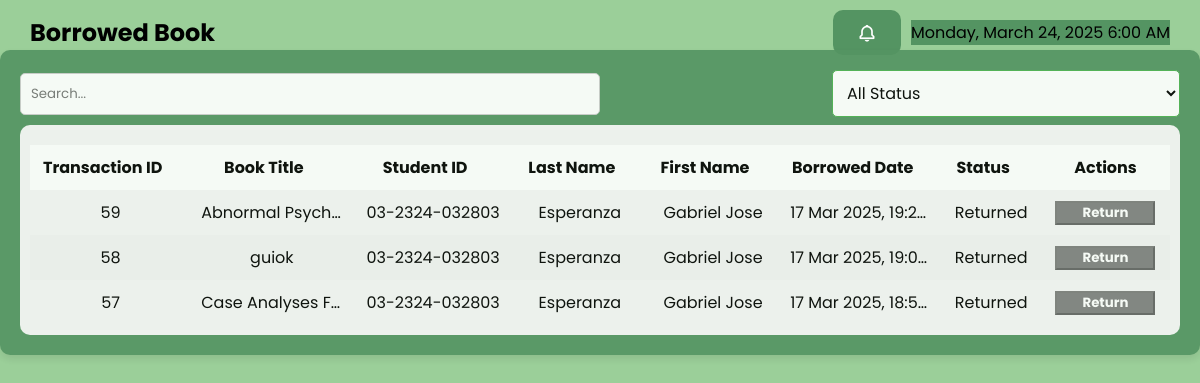
Before: /borrowedbook.php with the older database file.
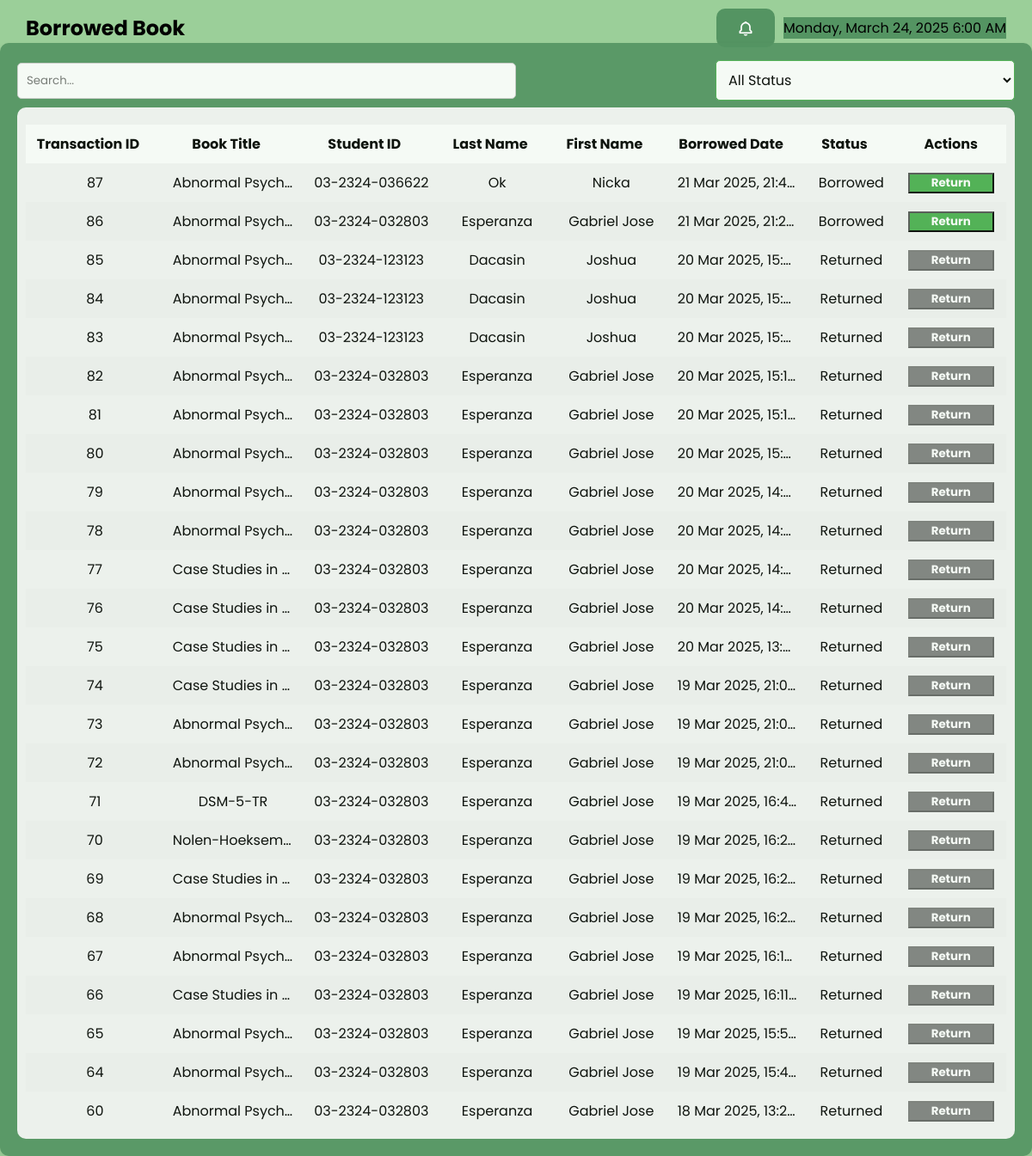
After: the same page with the newer database file.
### tables this page shows
CREATE TABLE `borrow` (
  `transaction_id` int(11) NOT NULL,
  `student_id` varchar(255) NOT NULL,
  `book_code` varchar(255) NOT NULL,
  `title` varchar(255) NOT NULL,
  `borrowed_date` varchar(255) NOT NULL,
  `due_date` varchar(255) NOT NULL,
  `status` varchar(255) NOT NULL,
  `server_time` varchar(255) NOT NULL DEFAULT current_timestamp()
);

CREATE TABLE `user` (
  `user_id` int(11) NOT NULL COMMENT 'Unique ID for each user.',
  `student_id` varchar(255) NOT NULL COMMENT 'Student ID "03-2324-xxxxxx"',
  `first_name` varchar(255) NOT NULL,
  `last_name` varchar(255) NOT NULL,
  `password` varchar(255) NOT NULL,
  `program` varchar(255) NOT NULL,
  `phinmaed_email` varchar(255) NOT NULL COMMENT 'PHINMA EMAIL',
  `year_level` varchar(255) NOT NULL,
  `department` varchar(100) NOT NULL COMMENT 'Course',
  `created_at` timestamp NOT NULL DEFAULT current_timestamp() ON UPDATE current_timestamp() COMMENT 'Registration date',
  `contact_number` bigint(15) NOT NULL COMMENT 'contact number',
  `status` tinyint(1) NOT NULL DEFAULT 1
);

### borrowedbook.php (the view, shortened to what this page needs)
<?php include 'db_config.php'; ?>
<!DOCTYPE html>
<html lang="en">
<head>
    <link rel="stylesheet" href="borrowedbook.css">
    <link rel="stylesheet" href="global.css">
    <link href='https://unpkg.com/boxicons@2.1.1/css/boxicons.min.css' rel='stylesheet'>
</head>
<body>
<nav class="header">
    <h1>Borrowed Book</h1>
    <div class="header-actions">
        <button id="notificationButton" class="notification-btn">
            <i class='bx bx-bell'></i>
        </button>
        <div class="header-right">
            <?php echo date('l, F j, Y g:i A'); ?>
        </div>
    </div>
</nav>
<div class="container3">
    <div class="search-sort">
        <input type="text" id="search3" placeholder="Search...">
        <select id="statusFilter" class="filter-attendance">
            <option value="">All Status</option>
        </select>
    </div>
    <div class="table-container4">
        <table>
            <thead>
                <tr>
                    <th data-column1="transaction_id" data-order="asc">Transaction ID<i class='bx bx-sort sort-icon'></i></th>
                    <th data-column1="title" data-order="asc">Book Title<i class='bx bx-sort sort-icon'></i></th>
                    <th data-column1="student_id" data-order="asc">Student ID<i class='bx bx-sort sort-icon'></i></th>
                    <th data-column1="last_name" data-order="asc">Last Name<i class='bx bx-sort sort-icon'></i></th>
                    <th data-column1="first_name" data-order="asc">First Name<i class='bx bx-sort sort-icon'></i></th>
                    <th data-column1="borrowed_date" data-order="asc">Borrowed Date<i class='bx bx-sort sort-icon'></i></th>
                    <th data-column1="status" data-order="asc">Status<i class='bx bx-sort sort-icon'></i></th>
                    <th>Actions</th>
                </tr>
            </thead>
            <tbody id="borrowedBookTableBody">
                <?php
                $query = "SELECT borrow.transaction_id, borrow.title, user.student_id, user.last_name, user.first_name,
                                 borrow.borrowed_date, borrow.status
                          FROM borrow
                          INNER JOIN user ON borrow.student_id = user.student_id
                          ORDER BY borrow.borrowed_date DESC";
                $result = $conn->query($query);
                if ($result->num_rows > 0) {
                    while ($row = $result->fetch_assoc()) {
                        $disabled = ($row['status'] === 'Returned') ? 'disabled' : '';
                        echo "<tr>
                                <td>{$row['transaction_id']}</td>
                                <td>{$row['title']}</td>
                                <td>{$row['student_id']}</td>
                                <td>{$row['last_name']}</td>
                                <td>{$row['first_name']}</td>
                                <td>{$row['borrowed_date']}</td>
                                <td>{$row['status']}</td>
                                <td>
                                <div class='actions_button'>
                                    <button class='return-btn' data-transaction-id='{$row['transaction_id']}' {$disabled}>Return</button>
                                </div>
                                </td>
                              </tr>";
                    }
                } else {
                    echo "<tr><td colspan='8'>No Borrowed Books Found.</td></tr>";
                }
                ?>
            </tbody>
        </table>
    </div>
</div>
</body>
</html>

### borrowedbook.css (style rules this page uses)
.table-container4 { width: 100%; height: 93%; overflow-y: auto; border-radius: 10px; padding: 10px; margin-top: 8px; }
.return-btn { background-color: var(--success-color); width: 100px; color: white; font-weight: bold; }
button:disabled { background-color: grey; cursor: not-allowed; }

### global.css (style rules this page uses)
* { margin: 0; padding: 0; box-sizing: border-box; font-family: 'Poppins', sans-serif; }
:root { --body-color: #f5f5f5; --sidebar-color: linear-gradient(180deg, #1E5128, #000000); --primary-color: #549462; --primary-color-light: #f5f5f5; --toggle-color: #9cb69b; --text-color: #9b9b9b; --table-text-color: #000000; --success-color: #4CAF50; --hover-success-color: #388E3C; --danger-color: #D32F2F; --danger-hover-color: #B71C1C; --edit-button-color: #07c900; --tran-02: all 0.2s ease; --tran-05: all 0.5s ease; --font-size-base: 1rem; --spacing-base: 1rem; }
body { background-color: #9BCF99; transition: var(--tran-05); overflow-x: hidden; font-size: var(--font-size-base); }
.filter-attendance { display: flex; align-items: center; background-color: white; border: 1px solid #4CAF50; padding: calc(var(--spacing-base) * 0.625); cursor: pointer; border-radius: 0.3125rem; font-size: calc(var(--font-size-base) * 1); gap: calc(var(--spacing-base) * 0.3125); width: 30%; }
table { width: 100%; border-collapse: collapse; margin-top: calc(var(--spacing-base) * 0.625); }
thead { background-color: #ffffff; position: sticky; top: 0; z-index: 1; }
thead th, tbody td { padding: calc(var(--spacing-base) * 0.625); text-align: center; max-width: 150px; overflow: hidden; text-overflow: ellipsis; white-space: nowrap; }
thead th { cursor: pointer; }
body.dark thead th, tbody td { color: var(--table-text-color); }
tbody tr:nth-child(even) { background-color: #f2f2f2; }
.search-sort { display: flex; align-items: center; justify-content: space-between; border-radius: 0.625rem; }
.search-sort input { width: 50%; padding: calc(var(--spacing-base) * 0.625); border: 1px solid #ccc; border-radius: 0.3125rem; margin-right: calc(var(--spacing-base) * 1.25); display: flex; }
.container, .container2, .container3, .container4,.container5 { width: 100%; height: 95%; margin-top: 50px; padding: calc(var(--spacing-base) * 1.25); background-color: var(--primary-color); border-radius: 0.625rem; box-shadow: 0 4px 8px rgba(0, 0, 0, 0.1); opacity: 0.9; transition: var(--tran-05) ease; }
body.dark .container, .container2, .container3, .container4,.container5 { background: var(--primary-color); }
body.dark .table-container5,.table-container,.table-container1,.table-container3,.table-container4,.table-container2 { background: var(--body-color); }
.header-right { background:var(--primary-color); }
.notification-btn { background: none; border: none; cursor: pointer; color: white; font-size: 1.25rem; background: var(--primary-color); border-radius: 0.625rem; display: flex; align-items: center; justify-content: center; padding: 0.625rem; padding-right: 1.5rem; padding-left: 1.5rem; height: 45px; }
.header-actions { display: flex; align-items: center; gap: 10px; }
.header { position: absolute; top: 10px; left: 0; right: 0; display: flex; align-items: center; justify-content: space-between; width: 100%; padding: 0 30px; }
.actions_button { display: flex; justify-content: space-evenly; align-items: center; width: 100%; }

Changed rows visible on the page:
removed borrow: transaction_id "59", title "Abnormal Psych…", user.student_id "03-2324-032803", user.last_name "Esperanza", user.first_name "Gabriel Jose", borrowed_date "17 Mar 2025, 19:2…", status "Returned"
removed borrow: transaction_id "58", title "guiok", user.student_id "03-2324-032803", user.last_name "Esperanza", user.first_name "Gabriel Jose", borrowed_date "17 Mar 2025, 19:0…", status "Returned"
removed borrow: transaction_id "57", title "Case Analyses F…", user.student_id "03-2324-032803", user.last_name "Esperanza", user.first_name "Gabriel Jose", borrowed_date "17 Mar 2025, 18:5…", status "Returned"
added borrow: transaction_id "87", title "Abnormal Psych…", user.student_id "03-2324-036622", user.last_name "Ok", user.first_name "Nicka", borrowed_date "21 Mar 2025, 21:4…", status "Borrowed"
added borrow: transaction_id "86", title "Abnormal Psych…", user.student_id "03-2324-032803", user.last_name "Esperanza", user.first_name "Gabriel Jose", borrowed_date "21 Mar 2025, 21:2…", status "Borrowed"
added borrow: transaction_id "85", title "Abnormal Psych…", user.student_id "03-2324-123123", user.last_name "Dacasin", user.first_name "Joshua", borrowed_date "20 Mar 2025, 15:…", status "Returned"
added borrow: transaction_id "84", title "Abnormal Psych…", user.student_id "03-2324-123123", user.last_name "Dacasin", user.first_name "Joshua", borrowed_date "20 Mar 2025, 15:…", status "Returned"
added borrow: transaction_id "83", title "Abnormal Psych…", user.student_id "03-2324-123123", user.last_name "Dacasin", user.first_name "Joshua", borrowed_date "20 Mar 2025, 15:…", status "Returned"
added borrow: transaction_id "82", title "Abnormal Psych…", user.student_id "03-2324-032803", user.last_name "Esperanza", user.first_name "Gabriel Jose", borrowed_date "20 Mar 2025, 15:1…", status "Returned"
added borrow: transaction_id "81", title "Abnormal Psych…", user.student_id "03-2324-032803", user.last_name "Esperanza", user.first_name "Gabriel Jose", borrowed_date "20 Mar 2025, 15:1…", status "Returned"
added borrow: transaction_id "80", title "Abnormal Psych…", user.student_id "03-2324-032803", user.last_name "Esperanza", user.first_name "Gabriel Jose", borrowed_date "20 Mar 2025, 15:…", status "Returned"
added borrow: transaction_id "79", title "Abnormal Psych…", user.student_id "03-2324-032803", user.last_name "Esperanza", user.first_name "Gabriel Jose", borrowed_date "20 Mar 2025, 14:…", status "Returned"
added borrow: transaction_id "78", title "Abnormal Psych…", user.student_id "03-2324-032803", user.last_name "Esperanza", user.first_name "Gabriel Jose", borrowed_date "20 Mar 2025, 14:…", status "Returned"
added borrow: transaction_id "77", title "Case Studies in…", user.student_id "03-2324-032803", user.last_name "Esperanza", user.first_name "Gabriel Jose", borrowed_date "20 Mar 2025, 14:…", status "Returned"
added borrow: transaction_id "76", title "Case Studies in…", user.student_id "03-2324-032803", user.last_name "Esperanza", user.first_name "Gabriel Jose", borrowed_date "20 Mar 2025, 14:…", status "Returned"
added borrow: transaction_id "75", title "Case Studies in…", user.student_id "03-2324-032803", user.last_name "Esperanza", user.first_name "Gabriel Jose", borrowed_date "20 Mar 2025, 13:…", status "Returned"
added borrow: transaction_id "74", title "Case Studies in…", user.student_id "03-2324-032803", user.last_name "Esperanza", user.first_name "Gabriel Jose", borrowed_date "19 Mar 2025, 21:0…", status "Returned"
added borrow: transaction_id "73", title "Abnormal Psych…", user.student_id "03-2324-032803", user.last_name "Esperanza", user.first_name "Gabriel Jose", borrowed_date "19 Mar 2025, 21:0…", status "Returned"
added borrow: transaction_id "72", title "Abnormal Psych…", user.student_id "03-2324-032803", user.last_name "Esperanza", user.first_name "Gabriel Jose", borrowed_date "19 Mar 2025, 21:0…", status "Returned"
added borrow: transaction_id "71", title "DSM-5-TR", user.student_id "03-2324-032803", user.last_name "Esperanza", user.first_name "Gabriel Jose", borrowed_date "19 Mar 2025, 16:4…", status "Returned"
added borrow: transaction_id "70", title "Nolen-Hoeksem…", user.student_id "03-2324-032803", user.last_name "Esperanza", user.first_name "Gabriel Jose", borrowed_date "19 Mar 2025, 16:2…", status "Returned"
added borrow: transaction_id "69", title "Case Studies in…", user.student_id "03-2324-032803", user.last_name "Esperanza", user.first_name "Gabriel Jose", borrowed_date "19 Mar 2025, 16:2…", status "Returned"
added borrow: transaction_id "68", title "Abnormal Psych…", user.student_id "03-2324-032803", user.last_name "Esperanza", user.first_name "Gabriel Jose", borrowed_date "19 Mar 2025, 16:2…", status "Returned"
added borrow: transaction_id "67", title "Abnormal Psych…", user.student_id "03-2324-032803", user.last_name "Esperanza", user.first_name "Gabriel Jose", borrowed_date "19 Mar 2025, 16:1…", status "Returned"
added borrow: transaction_id "66", title "Case Studies in…", user.student_id "03-2324-032803", user.last_name "Esperanza", user.first_name "Gabriel Jose", borrowed_date "19 Mar 2025, 16:11…", status "Returned"
added borrow: transaction_id "65", title "Abnormal Psych…", user.student_id "03-2324-032803", user.last_name "Esperanza", user.first_name "Gabriel Jose", borrowed_date "19 Mar 2025, 15:5…", status "Returned"
added borrow: transaction_id "64", title "Abnormal Psych…", user.student_id "03-2324-032803", user.last_name "Esperanza", user.first_name "Gabriel Jose", borrowed_date "19 Mar 2025, 15:4…", status "Returned"
added borrow: transaction_id "60", title "Abnormal Psych…", user.student_id "03-2324-032803", user.last_name "Esperanza", user.first_name "Gabriel Jose", borrowed_date "18 Mar 2025, 13:2…", status "Returned"
